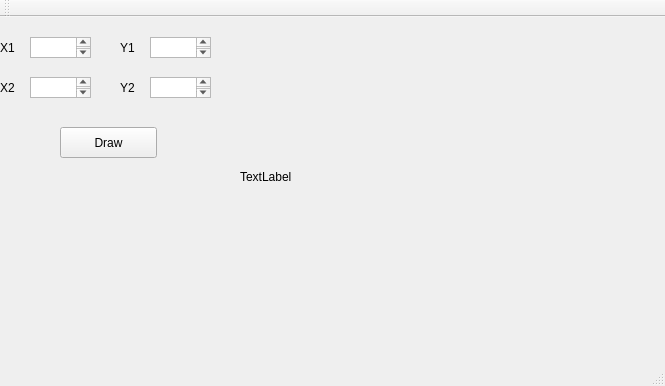
<?xml version="1.0" encoding="UTF-8"?>
<ui version="4.0">
 <class>MainWindow</class>
 <widget class="QMainWindow" name="MainWindow">
  <property name="geometry">
   <rect>
    <x>0</x>
    <y>0</y>
    <width>665</width>
    <height>386</height>
   </rect>
  </property>
  <property name="windowTitle">
   <string>MainWindow</string>
  </property>
  <widget class="QWidget" name="centralWidget">
   <widget class="QLabel" name="label">
    <property name="geometry">
     <rect>
      <x>0</x>
      <y>20</y>
      <width>31</width>
      <height>21</height>
     </rect>
    </property>
    <property name="text">
     <string>X1</string>
    </property>
   </widget>
   <widget class="QLabel" name="label_2">
    <property name="geometry">
     <rect>
      <x>0</x>
      <y>60</y>
      <width>21</width>
      <height>21</height>
     </rect>
    </property>
    <property name="text">
     <string>X2</string>
    </property>
   </widget>
   <widget class="QLabel" name="label_3">
    <property name="geometry">
     <rect>
      <x>120</x>
      <y>20</y>
      <width>31</width>
      <height>21</height>
     </rect>
    </property>
    <property name="text">
     <string>Y1</string>
    </property>
   </widget>
   <widget class="QLabel" name="label_4">
    <property name="geometry">
     <rect>
      <x>120</x>
      <y>60</y>
      <width>31</width>
      <height>21</height>
     </rect>
    </property>
    <property name="text">
     <string>Y2</string>
    </property>
   </widget>
   <widget class="QTextEdit" name="textEdit">
    <property name="geometry">
     <rect>
      <x>30</x>
      <y>20</y>
      <width>61</width>
      <height>21</height>
     </rect>
    </property>
   </widget>
   <widget class="QTextEdit" name="textEdit_2">
    <property name="geometry">
     <rect>
      <x>150</x>
      <y>20</y>
      <width>61</width>
      <height>21</height>
     </rect>
    </property>
   </widget>
   <widget class="QTextEdit" name="textEdit_3">
    <property name="geometry">
     <rect>
      <x>30</x>
      <y>60</y>
      <width>61</width>
      <height>21</height>
     </rect>
    </property>
   </widget>
   <widget class="QTextEdit" name="textEdit_4">
    <property name="geometry">
     <rect>
      <x>150</x>
      <y>60</y>
      <width>61</width>
      <height>21</height>
     </rect>
    </property>
   </widget>
   <widget class="QPushButton" name="pushButton">
    <property name="geometry">
     <rect>
      <x>60</x>
      <y>110</y>
      <width>97</width>
      <height>31</height>
     </rect>
    </property>
    <property name="text">
     <string>Draw</string>
    </property>
   </widget>
   <widget class="QLabel" name="label_5">
    <property name="geometry">
     <rect>
      <x>240</x>
      <y>10</y>
      <width>400</width>
      <height>300</height>
     </rect>
    </property>
    <property name="text">
     <string>TextLabel</string>
    </property>
   </widget>
  </widget>
  <widget class="QMenuBar" name="menuBar">
   <property name="geometry">
    <rect>
     <x>0</x>
     <y>0</y>
     <width>665</width>
     <height>27</height>
    </rect>
   </property>
  </widget>
  <widget class="QToolBar" name="mainToolBar">
   <attribute name="toolBarArea">
    <enum>TopToolBarArea</enum>
   </attribute>
   <attribute name="toolBarBreak">
    <bool>false</bool>
   </attribute>
  </widget>
  <widget class="QStatusBar" name="statusBar"/>
 </widget>
 <layoutdefault spacing="6" margin="11"/>
 <resources/>
 <connections/>
</ui>
